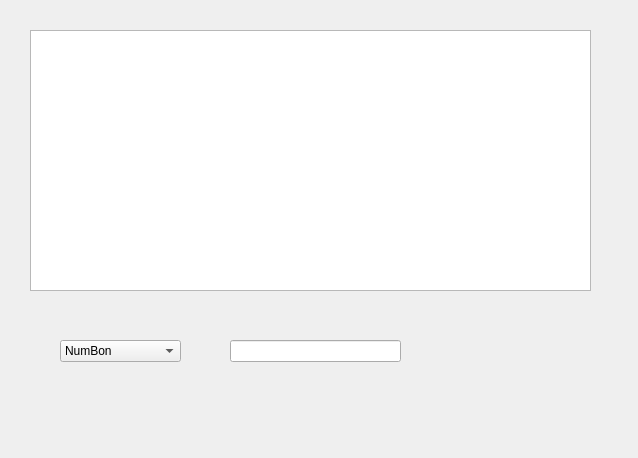
<?xml version="1.0" encoding="UTF-8"?>
<ui version="4.0">
 <class>Recherchebon</class>
 <widget class="QDialog" name="Recherchebon">
  <property name="geometry">
   <rect>
    <x>0</x>
    <y>0</y>
    <width>638</width>
    <height>458</height>
   </rect>
  </property>
  <property name="windowTitle">
   <string>RechercheBon</string>
  </property>
  <widget class="QLineEdit" name="lineEdit">
   <property name="geometry">
    <rect>
     <x>230</x>
     <y>340</y>
     <width>171</width>
     <height>22</height>
    </rect>
   </property>
  </widget>
  <widget class="QTableView" name="tableView">
   <property name="geometry">
    <rect>
     <x>30</x>
     <y>30</y>
     <width>561</width>
     <height>261</height>
    </rect>
   </property>
  </widget>
  <widget class="QComboBox" name="comboBox">
   <property name="geometry">
    <rect>
     <x>60</x>
     <y>340</y>
     <width>121</width>
     <height>22</height>
    </rect>
   </property>
   <item>
    <property name="text">
     <string>NumBon</string>
    </property>
   </item>
   <item>
    <property name="text">
     <string>DateBon</string>
    </property>
   </item>
   <item>
    <property name="text">
     <string>Nbrpoteau</string>
    </property>
   </item>
   <item>
    <property name="text">
     <string>Nomvoie</string>
    </property>
   </item>
   <item>
    <property name="text">
     <string>Localite</string>
    </property>
   </item>
   <item>
    <property name="text">
     <string>Quantite_a_installe</string>
    </property>
   </item>
   <item>
    <property name="text">
     <string>Quantiterestante</string>
    </property>
   </item>
  </widget>
 </widget>
 <resources/>
 <connections/>
</ui>
